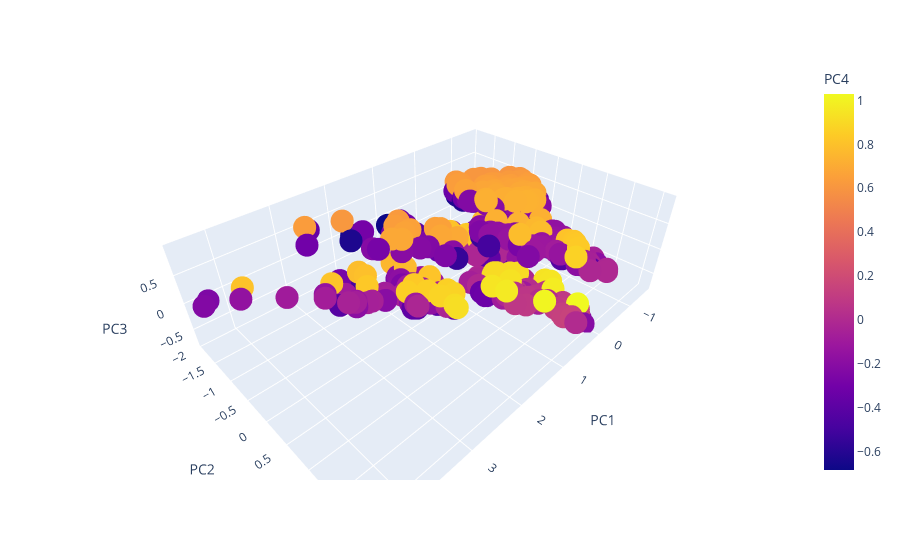

Notebook code for this chart:
### Code cell
px.scatter_3d(df, x='PC1',y='PC2',z='PC3', color='PC4')

### Figure 1 — Plotly figure (JSON) as saved in the notebook; plotly's stock layout.template omitted (floating-point values rounded to 4 significant figures; data arrays with more than 128 entries replaced by an {"elided": "..."} marker saying what was removed)
{"data": [{"hovertemplate": "PC1=%{x}<br>PC2=%{y}<br>PC3=%{z}<br>PC4=%{marker.color}<extra></extra>", "legendgroup": "", "marker": {"color": {"elided": "625 float values"}, "coloraxis": "coloraxis", "symbol": "circle"}, "mode": "markers", "name": "", "scene": "scene", "showlegend": false, "type": "scatter3d", "x": {"elided": "625 float values"}, "y": {"elided": "625 float values"}, "z": {"elided": "625 float values"}}], "layout": {"coloraxis": {"colorbar": {"title": {"text": "PC4"}}, "colorscale": [[0, "#0d0887"], [0.1111, "#46039f"], [0.2222, "#7201a8"], [0.3333, "#9c179e"], [0.4444, "#bd3786"], [0.5556, "#d8576b"], [0.6667, "#ed7953"], [0.7778, "#fb9f3a"], [0.8889, "#fdca26"], [1, "#f0f921"]]}, "legend": {"tracegroupgap": 0}, "margin": {"t": 60}, "scene": {"domain": {"x": [0, 1], "y": [0, 1]}, "xaxis": {"title": {"text": "PC1"}}, "yaxis": {"title": {"text": "PC2"}}, "zaxis": {"title": {"text": "PC3"}}}}}
